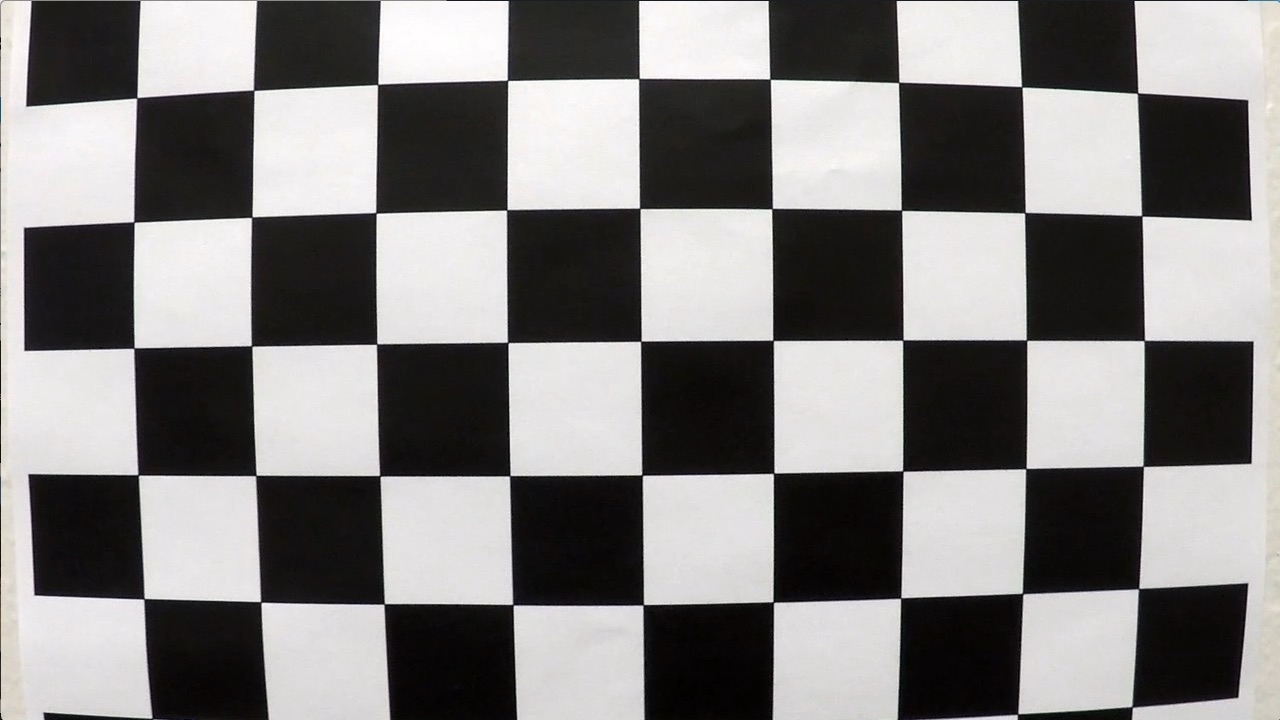
#> input picture 1_camera_cal/calibration1.jpg, 1280 x 720 px; its folder holds 4 pictures in this run; the run also reads 1 picture not shown here
$ jupyter execute --allow-errors AdvancedLaneLines.ipynb   (shell and % lines are left out)
#> lines starting #> are read from the running program, lines starting #| are printed output that depends on the picture; after the words box and inside, x2 and y2 are one past the last pixel; in counts of white or black regions, pixels touching at a corner belong together
## Advanced Lane Finding Project

The goals / steps of this project are the following:

* Compute the camera calibration matrix and distortion coefficients given a set of chessboard images.
* Apply a distortion correction to raw images.
* Use color transforms, gradients, etc., to create a thresholded binary image.
* Apply a perspective transform to rectify binary image ("birds-eye view").
* Detect lane pixels and fit to find the lane boundary.
* Determine the curvature of the lane and vehicle position with respect to center.
* Warp the detected lane boundaries back onto the original image.
* Output visual display of the lane boundaries and numerical estimation of lane curvature and vehicle position.

[cell 1]
from importlib import reload
# %load functions.py
import functions
functions = reload(functions)

## Step 1: Start the camera calibration using chessboard images

[cell 2]
import numpy as np
import cv2
import glob
import matplotlib.pyplot as plt

# prepare object points, like (0,0,0), (1,0,0), (2,0,0) ....,(6,5,0)
objp = np.zeros((6*9,3), np.float32)
objp[:,:2] = np.mgrid[0:9,0:6].T.reshape(-1,2)

# Arrays to store object points and image points from all the images.
objpoints = [] # 3d points in real world space (real undistorted chessboard corners)
               # These are the known object coordinates of the chessboard corners
               # x, y, and z from the top left corner (0,0,0) to (x, y, 0) --> flat
imgpoints = [] # 2d points in image plane. (coordinates of the corners)

# Make a list of calibration images
images = glob.glob('1_camera_cal/calibration*.jpg')

# Array to store valid_imgages
valid_imgs = []

# Step through the list and search for chessboard corners
for fname in images:
    img = cv2.imread(fname)
#> img is the input picture: shape (720, 1280, 3); mean B, G, R 127.8, 128.4, 130.1
    gray = cv2.cvtColor(img,cv2.COLOR_BGR2GRAY)

    # Find the chessboard corners
    ret, corners = cv2.findChessboardCorners(gray, (9,6),None)
#> ret = False; corners = None

    # If found, add object points, image points
    if ret == True:
        objpoints.append(objp)
        imgpoints.append(corners)
        valid_imgs.append(fname)

        # Draw and display the corners
        img = cv2.drawChessboardCorners(img, (9,6), corners, ret)
#> pass 2 of the loop `for fname in images:`:
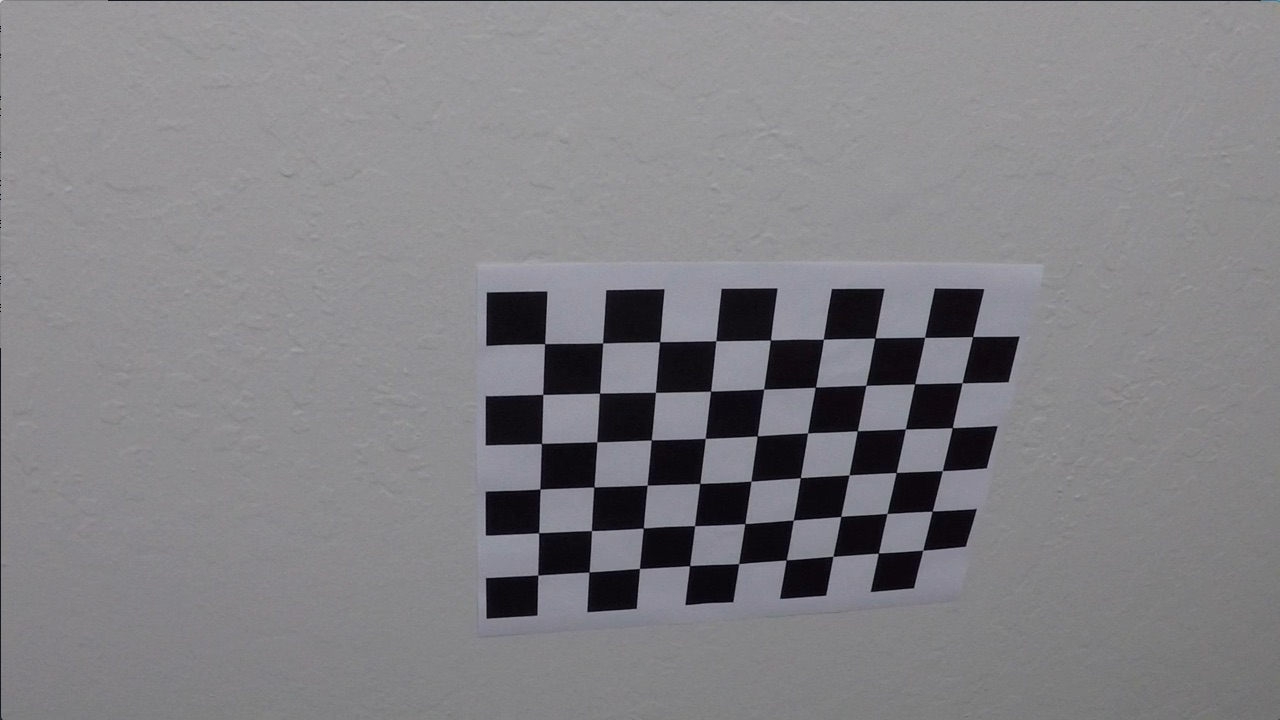
#> input picture 1_camera_cal/calibration10.jpg, 1280 x 720 px
#> img is the input picture: shape (720, 1280, 3); mean B, G, R 133.1, 129.4, 130.2
#> ret = True; corners = 54 rows, first 8: [545.3, 343.1], [602.7, 342.8], [660.1, 341.3], [715.8, 340.7], [770.6, 340], [823.5, 339.2], [874.3, 338.5], [925.1, 337.4]
#> `img = cv2.drawChessboardCorners(img, (9,6), corners, ret)`:
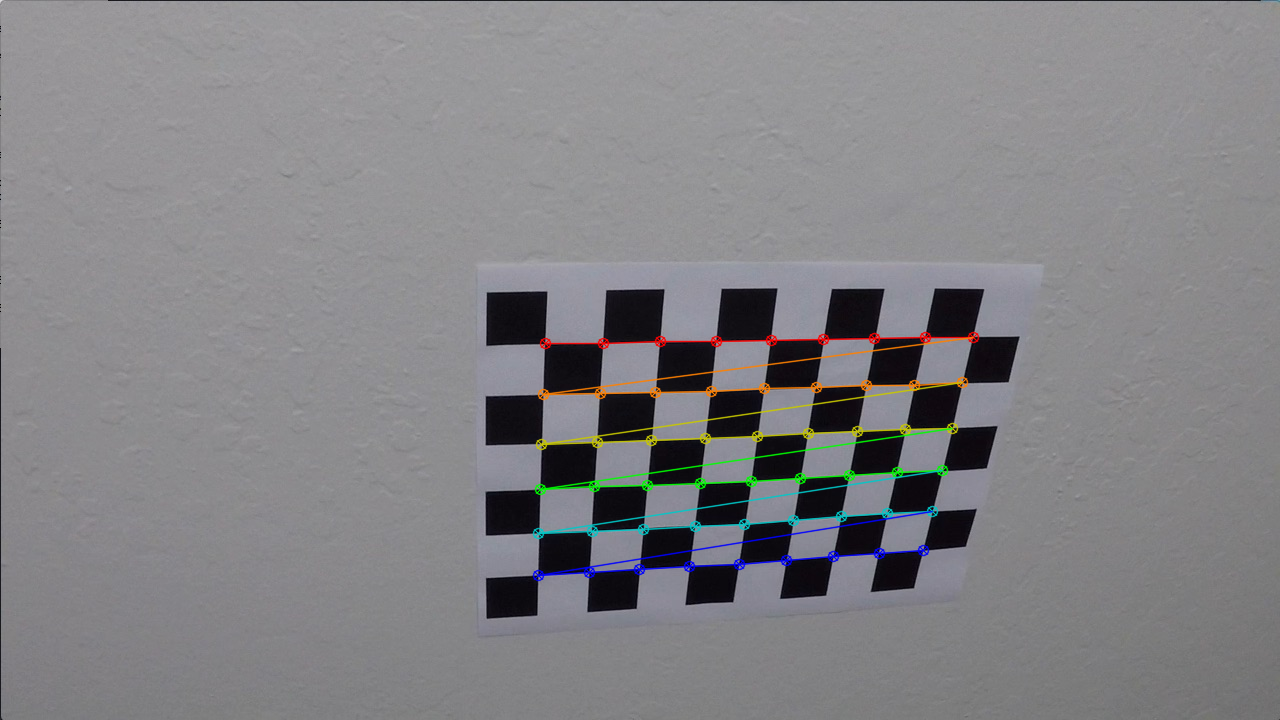
#> img: shape (720, 1280, 3); 1.91% of pixels changed, all inside (x1, y1, x2, y2) = (532, 331, 980, 582)
        #cv2.imshow('img',img)
        #cv2.waitKey(500)
cv2.destroyAllWindows()

## Step 2: Correct for Distortion (and save undistorted images)

[cell 3]
import re
undist_imgs = []
for i in range(0, len(valid_imgs)):
    img = cv2.imread(valid_imgs[i])
    img_num = ''.join(re.findall("\d",(valid_imgs[i])))
    ret, mtx, dist, rvecs, tvecs = cv2.calibrateCamera(objpoints,imgpoints, img.shape[1:], None, None)
    undist = cv2.undistort(img, mtx, dist, None, mtx)
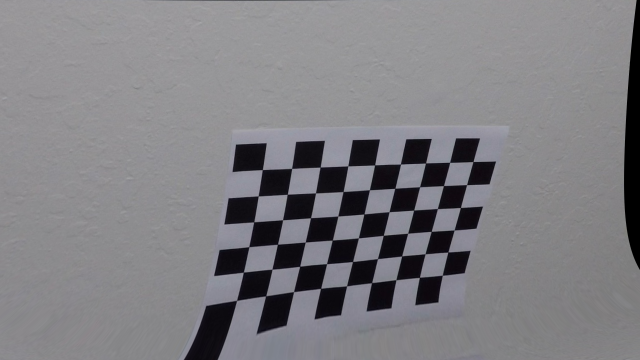
#> undist: shape (720, 1280, 3) (shown at 1/2 size); mean B, G, R 130.5, 126.5, 127.4
    #cv2.imshow('img',undist)
    #cv2.waitKey(500)
    undist_path = str('2_camera_undist'+'/undistort'+img_num+'.jpg')
    undist_imgs.append(undist_path)
    cv2.imwrite(undist_path, undist)
#> pass 2 of the loop `for i in range(0, len(valid_imgs)):`:
#> `undist = cv2.undistort(img, mtx, dist, None, mtx)`:
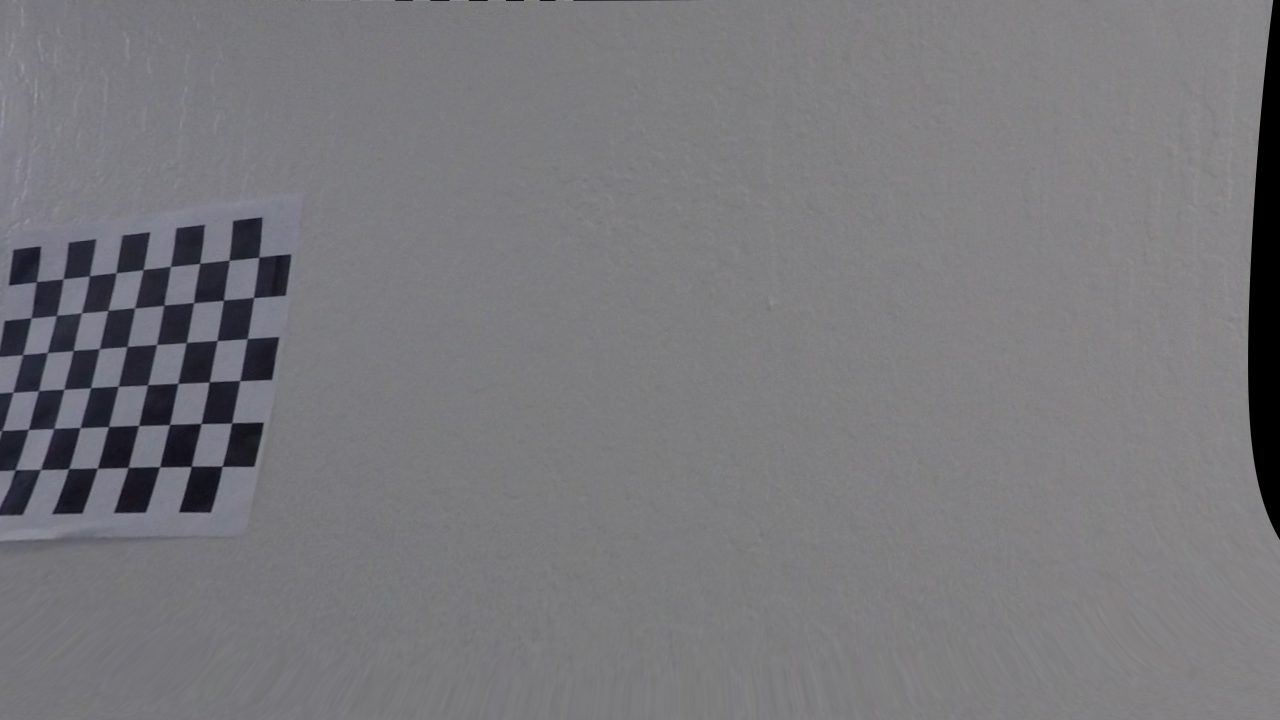
#> undist: shape (720, 1280, 3); mean B, G, R 123.2, 119.7, 120.2
#cv2.destroyAllWindows()

## Step 3: Perspective Transform (and save transformed images)

[cell 4]
nx = 9
ny = 6
trans_paths = []
for i in range(0, len(undist_imgs)):
    img = cv2.imread(undist_imgs[i])
    img_num = ''.join(re.findall("\d",(undist_imgs[i])))
    gray = cv2.cvtColor(img, cv2.COLOR_BGR2GRAY)
    ret, corners = cv2.findChessboardCorners(gray, (nx, ny), None)

    if ret == True:
        cv2.drawChessboardCorners(img, (nx, ny), corners, ret)
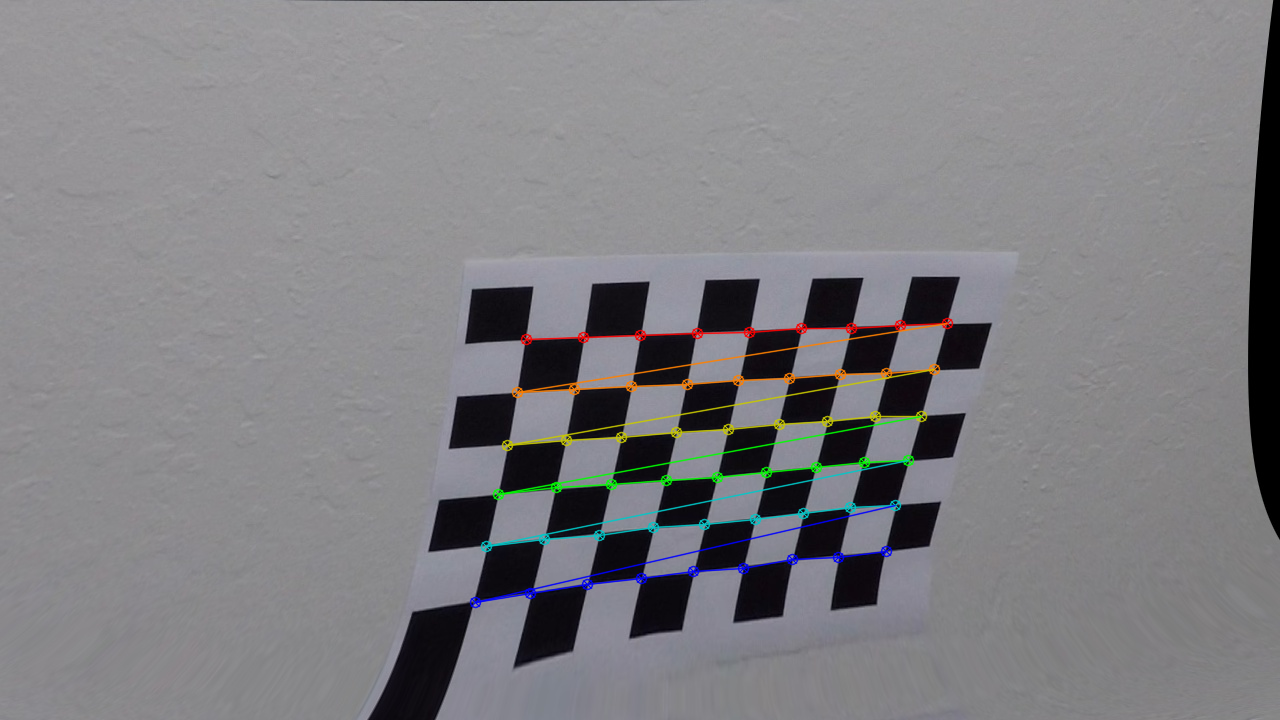
#> img: shape (720, 1280, 3); mean B, G, R 130.5, 127.1, 127.7
        offset = 100
        img_size = (gray.shape[1], gray.shape[0])
        src = np.float32([corners[0], corners[nx-1],corners[-1], corners[-nx]])
        dst = np.float32([[offset, offset], [img_size[0]-offset, offset],
                          [img_size[0]-offset, img_size[1]-offset],
                          [offset, img_size[1]-offset]])
        M = cv2.getPerspectiveTransform(src, dst)
        warped = cv2.warpPerspective(img, M, img_size)
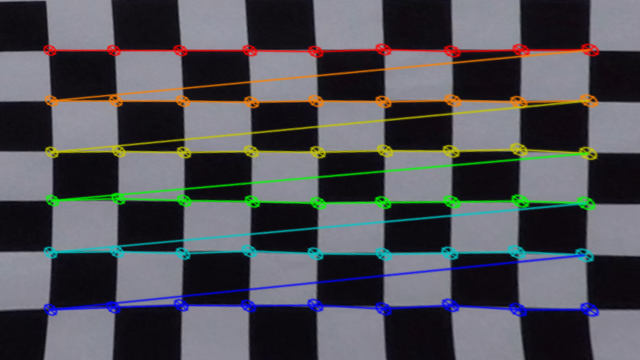
#> warped: shape (720, 1280, 3) (shown at 1/2 size); mean B, G, R 85.4, 80, 79.5
        cv2.imshow('img',warped)
        cv2.waitKey(500)
        trans_path = str('3_camera_transform'+'/transform'+img_num+'.jpg')
        trans_paths.append(trans_path)
        cv2.imwrite(trans_path, warped)
#> pass 2 of the loop `for i in range(0, len(undist_imgs)):`:
cv2.destroyAllWindows()

## Step 5: Undistort camera images of road

[cell 5]
import re
images = glob.glob('4_test_images/*.jpg')
undist_imgs = []
for fname in images:
    img = cv2.imread(fname)
    img_name = ''.join(re.findall("(?<=/)\w+",fname)) # Find .jpg name after a '/'
    ret, mtx, dist, rvecs, tvecs = cv2.calibrateCamera(objpoints,imgpoints, img.shape[1:], None, None)
    undist = cv2.undistort(img, mtx, dist, None, mtx)
    #cv2.imshow('img',undist)
    #cv2.waitKey(500)
    undist_path = str('5_test_images_undist' + '/' + img_name +'_undist.jpg')
    undist_imgs.append(undist_path)
    cv2.imwrite(undist_path, undist)
#cv2.destroyAllWindows()

## Step 6a: Applying Sobel X Threshold

[cell 6]
sobelx_imgs = []
for fname in undist_imgs:
    img = cv2.imread(fname)
    img_name = ''.join(re.findall("(?<=/)\w+",fname)) # Find .jpg name after a '/'
    gradx = 255*functions.abs_sobel_thresh(img, orient = 'x', thresh_min = 20, thresh_max = 100)
    #plt.imshow(grad_binary, cmap='gray')
    cv2.imshow('img',gradx)
    cv2.waitKey(500)
    sobelx_path = str('6A_test_images_sobelx' + '/' + img_name +'_sobelx.jpg')
    sobelx_imgs.append(sobelx_path)
    cv2.imwrite(sobelx_path, gradx)
cv2.destroyAllWindows()

## Step 6B: Applying Sobel Y Threshold

[cell 7]
sobely_imgs = []
for fname in undist_imgs:
    img = cv2.imread(fname)
    img_name = ''.join(re.findall("(?<=/)\w+",fname)) # Find .jpg name after a '/'
    grady = 255*functions.abs_sobel_thresh(img, orient = 'y', thresh_min = 50, thresh_max = 100)
    #plt.imshow(grad_binary, cmap='gray')
    cv2.imshow('img',grady)
    cv2.waitKey(500)
    sobely_path = str('6B_test_images_sobely' + '/' + img_name +'_sobely.jpg')
    sobely_imgs.append(sobely_path)
    cv2.imwrite(sobely_path, grady)
cv2.destroyAllWindows()

## Step 6C: Applying sobel x and y magnitude threshold

[cell 8]
sobelxy_imgs = []
for fname in undist_imgs:
    img = cv2.imread(fname)
    img_name = ''.join(re.findall("(?<=/)\w+",fname)) # Find .jpg name after a '/'
    mag_binary = 255 * functions.mag_thresh(img, sobel_kernel=3, thresh_min = 30, thresh_max = 100)
    #plt.imshow(grad_binary, cmap='gray')
    cv2.imshow('img',mag_binary)
    cv2.waitKey(500)
    sobelxy_path = str('6C_test_images_sobelxy' + '/' + img_name +'_sobelxy.jpg')
    sobelxy_imgs.append(sobelxy_path)
    cv2.imwrite(sobelxy_path, mag_binary)
cv2.destroyAllWindows()

## Step 6D: Direction of Gradient Threshold

[cell 9]
gradient_imgs = []
for fname in undist_imgs:
    img = cv2.imread(fname)
    img_name = ''.join(re.findall("(?<=/)\w+",fname)) # Find .jpg name after a '/'
    dir_binary = 255 * functions.dir_threshold(img, sobel_kernel=15, thresh = (0.7,1.3))
    cv2.imshow('img',dir_binary)
    cv2.waitKey(500)
    gradient_path = str('6D_test_images_gradient' + '/' + img_name +'_gradient.jpg')
    gradient_imgs.append(gradient_path)
    cv2.imwrite(gradient_path, dir_binary)
cv2.destroyAllWindows()

## Step 6E: Combining the gradient threshold (X,Y, magnitude, and direction)

[cell 10]
combined_thresh_imgs = []
for fname in undist_imgs:
    img = cv2.imread(fname)
    img_name = ''.join(re.findall("(?<=/)\w+",fname)) # Find .jpg name after a '/'
    gradx = 255*functions.abs_sobel_thresh(img, orient = 'x', thresh_min = 20, thresh_max = 100)
    grady = 255*functions.abs_sobel_thresh(img, orient = 'y', thresh_min = 50, thresh_max = 100)
    mag_binary = 255 * functions.mag_thresh(img, sobel_kernel=3, thresh_min = 30, thresh_max = 100)
    dir_binary = 255 * functions.dir_threshold(img, sobel_kernel=15, thresh = (0.7,1.3))

    combined = np.zeros_like(gradx)
    combined[((gradx == 255) & (grady == 255)) | ((mag_binary == 1) & (dir_binary == 1))] = 255
    cv2.imshow('img',combined)
    cv2.waitKey(500)
    combined_thresh_path = str('6E_test_images_combinedthr' + '/' + img_name +'_combinedthr.jpg')
    combined_thresh_imgs.append(combined_thresh_path)
    cv2.imwrite(combined_thresh_path, combined)
cv2.destroyAllWindows()

## Step 6F: Applying Color Threshold (HLS)

[cell 11]
hls_imgs = []
for fname in undist_imgs:
    img = cv2.imread(fname)
    img_name = ''.join(re.findall("(?<=/)\w+",fname)) # Find .jpg name after a '/'
    hls_binary = 255 * functions.hls_select(img, thresh_h = (15, 100), thresh_s = (90, 255))
    cv2.imshow('img',hls_binary)
    cv2.waitKey(500)
    hls_path = str('6F_test_images_hls' + '/' + img_name +'_hls.jpg')
    hls_imgs.append(hls_path)
    cv2.imwrite(hls_path, hls_binary)
cv2.destroyAllWindows()

## Step 6G: Combine Gradient and Color Threshold

[cell 12]
combined_all_imgs = []
for fname in undist_imgs:
    img = cv2.imread(fname)
    img_name = ''.join(re.findall("(?<=/)\w+",fname)) # Find .jpg name after a '/'

    gradx = 255 * functions.abs_sobel_thresh(img, orient = 'x', thresh_min = 20, thresh_max = 100)
    grady = 255 * functions.abs_sobel_thresh(img, orient = 'y', thresh_min = 50, thresh_max = 100)
    mag_binary = 255 * functions.mag_thresh(img, sobel_kernel=3, thresh_min = 30, thresh_max = 100)
    dir_binary = 255 * functions.dir_threshold(img, sobel_kernel=15, thresh = (0.7,1.3))
    combined_grad = np.zeros_like(gradx)
    combined_grad[((gradx == 255) & (grady == 255)) | ((mag_binary == 1) & (dir_binary == 1))] = 255
    hls_binary = 255 * functions.hls_select(img, thresh_h = (15, 100),thresh_s = (90, 255))
    combined_all = np.zeros_like(hls_binary)
    combined_all[(hls_binary == 255) | (combined_grad == 255)] = 255
    cv2.imshow('img',combined_all)
    cv2.waitKey(500)
    combined_all_path = str('6G_test_images_combinedall' + '/' + img_name +'_combinedall.jpg')
    combined_all_imgs.append(combined_all_path)
    cv2.imwrite(combined_all_path, combined_all)
cv2.destroyAllWindows()

## Step 7A: Region of interest of lanes

[cell 13]
imshape = img.shape
bot_left = (190,imshape[0])
top_left = (600,445)
top_right = (680, 445)
bot_right = (1120,imshape[0])

roi_imgs = []
for fname in undist_imgs:
    img = cv2.imread(fname)
    img_name = ''.join(re.findall("(?<=/)\w+",fname)) # Find .jpg name after a '/'
    cv2.line(img,bot_left, top_left, (0, 0, 255), 2)
    cv2.line(img,top_left, top_right, (0, 0, 255), 2)
    cv2.line(img,top_right, bot_right, (0, 0, 255), 2)
    cv2.line(img,bot_right, bot_left, (0, 0, 255), 2)

    cv2.imshow('img',img)
    cv2.waitKey(500)
    roi_path = str('7A_test_images_roi' + '/' + img_name +'_roi.jpg')
    roi_imgs.append(roi_path)
    cv2.imwrite(roi_path, img)
cv2.destroyAllWindows()

## Step 7B: ROI Warped

[cell 14]
dest_bot_left = (300,imshape[0])
dest_top_left = (300,0)
dest_top_right = (1240-300,0)
dest_bot_right = (1240-300,imshape[0])

roiwarped_imgs = []
for fname in undist_imgs:
    img = cv2.imread(fname)
    img_name = ''.join(re.findall("(?<=/)\w+",fname)) # Find .jpg name after a '/'
    imshape = img.shape
    src = np.float32([[bot_left,top_left,top_right,bot_right]])
    dst = np.float32([[dest_bot_left, dest_top_left, dest_top_right, dest_bot_right]])

    M = cv2.getPerspectiveTransform(src, dst)
    roiwarp = cv2.warpPerspective(img, M, (imshape[1], imshape[0]))

    cv2.line(roiwarp,dest_bot_left, dest_top_left, (0, 0, 255), 2)
    cv2.line(roiwarp,dest_top_right, dest_bot_right, (0, 0, 255), 2)

    cv2.imshow('img',roiwarp)
    cv2.waitKey(500)
    roiwarp_path = str('7B_test_images_roi_warp' + '/' + img_name +'_warp.jpg')
    roiwarped_imgs.append(roiwarp_path)
    cv2.imwrite(roiwarp_path, roiwarp)
cv2.destroyAllWindows()
